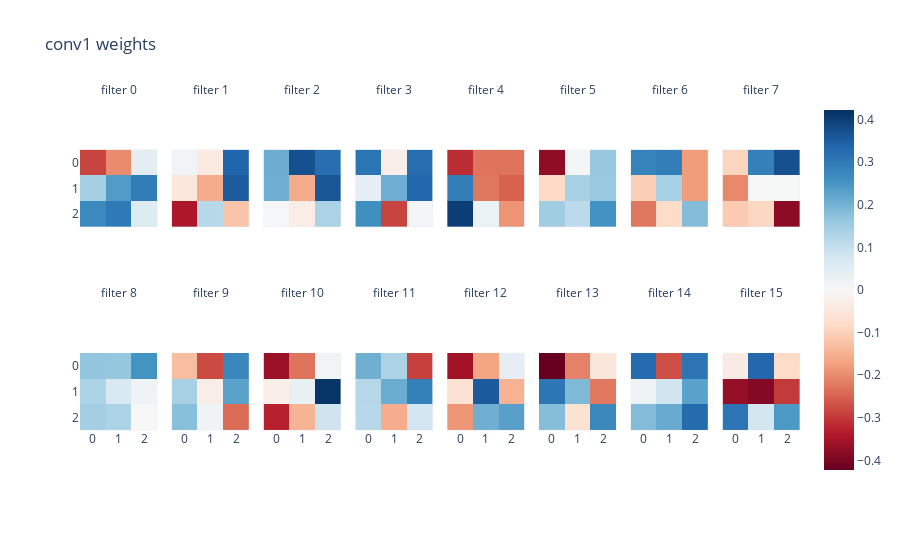

Write notebook code for a chart like this one.
### Code cell
conv1_weights = model.conv1.weight.detach().cpu().numpy().squeeze()
imshow(conv1_weights[:16], title='conv1 weights', facet_col=0, facet_col_wrap=8,
       facet_labels=[f'filter {i}' for i in range(16)])

### Figure 1 — Plotly figure (JSON) as saved in the notebook; plotly's stock layout.template omitted (floating-point values rounded to 4 significant figures)
{"data": [{"coloraxis": "coloraxis", "hovertemplate": "x: %{x}<br>y: %{y}<br>color: %{z}<extra></extra>", "name": "0", "type": "heatmap", "xaxis": "x9", "yaxis": "y9", "z": [[-0.2863, -0.2003, 0.04402], [0.1437, 0.24, 0.2948], [0.2723, 0.3031, 0.05787]]}, {"coloraxis": "coloraxis", "hovertemplate": "x: %{x}<br>y: %{y}<br>color: %{z}<extra></extra>", "name": "1", "type": "heatmap", "xaxis": "x10", "yaxis": "y10", "z": [[0.01396, -0.03956, 0.3376], [-0.04607, -0.1589, 0.354], [-0.3426, 0.1196, -0.1197]]}, {"coloraxis": "coloraxis", "hovertemplate": "x: %{x}<br>y: %{y}<br>color: %{z}<extra></extra>", "name": "2", "type": "heatmap", "xaxis": "x11", "yaxis": "y11", "z": [[0.2095, 0.3705, 0.3205], [0.2081, -0.1579, 0.3632], [0.005419, -0.0316, 0.134]]}, {"coloraxis": "coloraxis", "hovertemplate": "x: %{x}<br>y: %{y}<br>color: %{z}<extra></extra>", "name": "3", "type": "heatmap", "xaxis": "x12", "yaxis": "y12", "z": [[0.3103, -0.02666, 0.3234], [0.04015, 0.2076, 0.3371], [0.2609, -0.2868, 0.007123]]}, {"coloraxis": "coloraxis", "hovertemplate": "x: %{x}<br>y: %{y}<br>color: %{z}<extra></extra>", "name": "4", "type": "heatmap", "xaxis": "x13", "yaxis": "y13", "z": [[-0.3144, -0.2291, -0.229], [0.2943, -0.2254, -0.2502], [0.4007, 0.02582, -0.1897]]}, {"coloraxis": "coloraxis", "hovertemplate": "x: %{x}<br>y: %{y}<br>color: %{z}<extra></extra>", "name": "5", "type": "heatmap", "xaxis": "x14", "yaxis": "y14", "z": [[-0.3765, 0.006056, 0.1618], [-0.08499, 0.1381, 0.1591], [0.1488, 0.1128, 0.2549]]}, {"coloraxis": "coloraxis", "hovertemplate": "x: %{x}<br>y: %{y}<br>color: %{z}<extra></extra>", "name": "6", "type": "heatmap", "xaxis": "x15", "yaxis": "y15", "z": [[0.286, 0.2936, -0.1783], [-0.1049, 0.1398, -0.1787], [-0.2242, -0.0788, 0.1838]]}, {"coloraxis": "coloraxis", "hovertemplate": "x: %{x}<br>y: %{y}<br>color: %{z}<extra></extra>", "name": "7", "type": "heatmap", "xaxis": "x16", "yaxis": "y16", "z": [[-0.09469, 0.2885, 0.3721], [-0.2037, 0.0007003, 0.00207], [-0.1118, -0.09059, -0.3814]]}, {"coloraxis": "coloraxis", "hovertemplate": "x: %{x}<br>y: %{y}<br>color: %{z}<extra></extra>", "name": "8", "type": "heatmap", "xaxis": "x", "yaxis": "y", "z": [[0.1681, 0.1646, 0.2534], [0.1331, 0.06615, 0.01755], [0.1455, 0.1331, 0.0001319]]}, {"coloraxis": "coloraxis", "hovertemplate": "x: %{x}<br>y: %{y}<br>color: %{z}<extra></extra>", "name": "9", "type": "heatmap", "xaxis": "x2", "yaxis": "y2", "z": [[-0.1296, -0.2799, 0.2761], [0.1414, -0.02902, 0.228], [0.1799, 0.01693, -0.2394]]}, {"coloraxis": "coloraxis", "hovertemplate": "x: %{x}<br>y: %{y}<br>color: %{z}<extra></extra>", "name": "10", "type": "heatmap", "xaxis": "x3", "yaxis": "y3", "z": [[-0.3661, -0.2295, 0.01383], [-0.02714, 0.03374, 0.4146], [-0.3276, -0.1457, 0.08655]]}, {"coloraxis": "coloraxis", "hovertemplate": "x: %{x}<br>y: %{y}<br>color: %{z}<extra></extra>", "name": "11", "type": "heatmap", "xaxis": "x4", "yaxis": "y4", "z": [[0.2072, 0.1351, -0.2907], [0.1217, 0.2113, 0.2901], [0.12, -0.1561, 0.07838]]}, {"coloraxis": "coloraxis", "hovertemplate": "x: %{x}<br>y: %{y}<br>color: %{z}<extra></extra>", "name": "12", "type": "heatmap", "xaxis": "x5", "yaxis": "y5", "z": [[-0.3562, -0.1678, 0.04101], [-0.06219, 0.3563, -0.1484], [-0.1862, 0.2056, 0.2315]]}, {"coloraxis": "coloraxis", "hovertemplate": "x: %{x}<br>y: %{y}<br>color: %{z}<extra></extra>", "name": "13", "type": "heatmap", "xaxis": "x6", "yaxis": "y6", "z": [[-0.4228, -0.2135, -0.04822], [0.3074, 0.1892, -0.2234], [0.1816, -0.06324, 0.274]]}, {"coloraxis": "coloraxis", "hovertemplate": "x: %{x}<br>y: %{y}<br>color: %{z}<extra></extra>", "name": "14", "type": "heatmap", "xaxis": "x7", "yaxis": "y7", "z": [[0.3289, -0.2731, 0.3116], [0.02066, 0.08579, 0.2289], [0.1855, 0.2131, 0.3272]]}, {"coloraxis": "coloraxis", "hovertemplate": "x: %{x}<br>y: %{y}<br>color: %{z}<extra></extra>", "name": "15", "type": "heatmap", "xaxis": "x8", "yaxis": "y8", "z": [[-0.03485, 0.3337, -0.07943], [-0.371, -0.391, -0.2983], [0.3114, 0.0772, 0.2433]]}], "layout": {"annotations": [{"font": {}, "showarrow": false, "text": "filter 8", "x": 0.05375, "xanchor": "center", "xref": "paper", "y": 0.465, "yanchor": "bottom", "yref": "paper"}, {"font": {}, "showarrow": false, "text": "filter 9", "x": 0.1812, "xanchor": "center", "xref": "paper", "y": 0.465, "yanchor": "bottom", "yref": "paper"}, {"font": {}, "showarrow": false, "text": "filter 10", "x": 0.3087, "xanchor": "center", "xref": "paper", "y": 0.465, "yanchor": "bottom", "yref": "paper"}, {"font": {}, "showarrow": false, "text": "filter 11", "x": 0.4363, "xanchor": "center", "xref": "paper", "y": 0.465, "yanchor": "bottom", "yref": "paper"}, {"font": {}, "showarrow": false, "text": "filter 12", "x": 0.5637, "xanchor": "center", "xref": "paper", "y": 0.465, "yanchor": "bottom", "yref": "paper"}, {"font": {}, "showarrow": false, "text": "filter 13", "x": 0.6912, "xanchor": "center", "xref": "paper", "y": 0.465, "yanchor": "bottom", "yref": "paper"}, {"font": {}, "showarrow": false, "text": "filter 14", "x": 0.8188, "xanchor": "center", "xref": "paper", "y": 0.465, "yanchor": "bottom", "yref": "paper"}, {"font": {}, "showarrow": false, "text": "filter 15", "x": 0.9463, "xanchor": "center", "xref": "paper", "y": 0.465, "yanchor": "bottom", "yref": "paper"}, {"font": {}, "showarrow": false, "text": "filter 0", "x": 0.05375, "xanchor": "center", "xref": "paper", "y": 1.0, "yanchor": "bottom", "yref": "paper"}, {"font": {}, "showarrow": false, "text": "filter 1", "x": 0.1812, "xanchor": "center", "xref": "paper", "y": 1.0, "yanchor": "bottom", "yref": "paper"}, {"font": {}, "showarrow": false, "text": "filter 2", "x": 0.3087, "xanchor": "center", "xref": "paper", "y": 1.0, "yanchor": "bottom", "yref": "paper"}, {"font": {}, "showarrow": false, "text": "filter 3", "x": 0.4363, "xanchor": "center", "xref": "paper", "y": 1.0, "yanchor": "bottom", "yref": "paper"}, {"font": {}, "showarrow": false, "text": "filter 4", "x": 0.5637, "xanchor": "center", "xref": "paper", "y": 1.0, "yanchor": "bottom", "yref": "paper"}, {"font": {}, "showarrow": false, "text": "filter 5", "x": 0.6912, "xanchor": "center", "xref": "paper", "y": 1.0, "yanchor": "bottom", "yref": "paper"}, {"font": {}, "showarrow": false, "text": "filter 6", "x": 0.8188, "xanchor": "center", "xref": "paper", "y": 1.0, "yanchor": "bottom", "yref": "paper"}, {"font": {}, "showarrow": false, "text": "filter 7", "x": 0.9463, "xanchor": "center", "xref": "paper", "y": 1.0, "yanchor": "bottom", "yref": "paper"}], "coloraxis": {"cmid": 0, "colorscale": [[0, "rgb(103,0,31)"], [0.1, "rgb(178,24,43)"], [0.2, "rgb(214,96,77)"], [0.3, "rgb(244,165,130)"], [0.4, "rgb(253,219,199)"], [0.5, "rgb(247,247,247)"], [0.6, "rgb(209,229,240)"], [0.7, "rgb(146,197,222)"], [0.8, "rgb(67,147,195)"], [0.9, "rgb(33,102,172)"], [1, "rgb(5,48,97)"]]}, "title": {"text": "conv1 weights"}, "xaxis": {"anchor": "y", "constrain": "domain", "domain": [0, 0.1075], "scaleanchor": "y"}, "xaxis10": {"anchor": "y10", "domain": [0.1275, 0.235], "matches": "x", "showticklabels": false}, "xaxis11": {"anchor": "y11", "domain": [0.255, 0.3625], "matches": "x", "showticklabels": false}, "xaxis12": {"anchor": "y12", "domain": [0.3825, 0.49], "matches": "x", "showticklabels": false}, "xaxis13": {"anchor": "y13", "domain": [0.51, 0.6175], "matches": "x", "showticklabels": false}, "xaxis14": {"anchor": "y14", "domain": [0.6375, 0.745], "matches": "x", "showticklabels": false}, "xaxis15": {"anchor": "y15", "domain": [0.765, 0.8725], "matches": "x", "showticklabels": false}, "xaxis16": {"anchor": "y16", "domain": [0.8925, 1], "matches": "x", "showticklabels": false}, "xaxis2": {"anchor": "y2", "domain": [0.1275, 0.235], "matches": "x"}, "xaxis3": {"anchor": "y3", "domain": [0.255, 0.3625], "matches": "x"}, "xaxis4": {"anchor": "y4", "domain": [0.3825, 0.49], "matches": "x"}, "xaxis5": {"anchor": "y5", "domain": [0.51, 0.6175], "matches": "x"}, "xaxis6": {"anchor": "y6", "domain": [0.6375, 0.745], "matches": "x"}, "xaxis7": {"anchor": "y7", "domain": [0.765, 0.8725], "matches": "x"}, "xaxis8": {"anchor": "y8", "domain": [0.8925, 1], "matches": "x"}, "xaxis9": {"anchor": "y9", "domain": [0, 0.1075], "matches": "x", "showticklabels": false}, "yaxis": {"anchor": "x", "autorange": "reversed", "constrain": "domain", "domain": [0, 0.465]}, "yaxis10": {"anchor": "x10", "domain": [0.535, 1.0], "matches": "y", "showticklabels": false}, "yaxis11": {"anchor": "x11", "domain": [0.535, 1.0], "matches": "y", "showticklabels": false}, "yaxis12": {"anchor": "x12", "domain": [0.535, 1.0], "matches": "y", "showticklabels": false}, "yaxis13": {"anchor": "x13", "domain": [0.535, 1.0], "matches": "y", "showticklabels": false}, "yaxis14": {"anchor": "x14", "domain": [0.535, 1.0], "matches": "y", "showticklabels": false}, "yaxis15": {"anchor": "x15", "domain": [0.535, 1.0], "matches": "y", "showticklabels": false}, "yaxis16": {"anchor": "x16", "domain": [0.535, 1.0], "matches": "y", "showticklabels": false}, "yaxis2": {"anchor": "x2", "domain": [0, 0.465], "matches": "y", "showticklabels": false}, "yaxis3": {"anchor": "x3", "domain": [0, 0.465], "matches": "y", "showticklabels": false}, "yaxis4": {"anchor": "x4", "domain": [0, 0.465], "matches": "y", "showticklabels": false}, "yaxis5": {"anchor": "x5", "domain": [0, 0.465], "matches": "y", "showticklabels": false}, "yaxis6": {"anchor": "x6", "domain": [0, 0.465], "matches": "y", "showticklabels": false}, "yaxis7": {"anchor": "x7", "domain": [0, 0.465], "matches": "y", "showticklabels": false}, "yaxis8": {"anchor": "x8", "domain": [0, 0.465], "matches": "y", "showticklabels": false}, "yaxis9": {"anchor": "x9", "domain": [0.535, 1.0], "matches": "y"}}}
